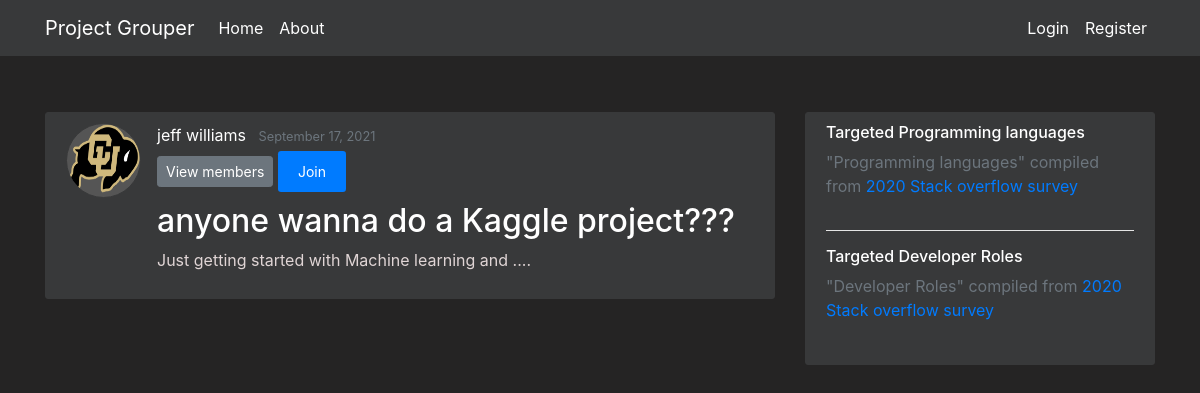
/projects/4, run on the app's committed database.
### flaskapp/models.py (models this page shows, shortened)
class Users(db.Model, UserMixin):
    __tablename__ = 'user'
    id = db.Column(db.Integer, primary_key=True, nullable=False)
    first_name = db.Column(db.String(20), nullable=False)
    last_name = db.Column(db.String(20), nullable=False)
    email = db.Column(db.String(50), unique=True, nullable=False)
    password = db.Column(db.String(20), nullable=False)
    profile_image = db.Column(db.String(20), nullable=False, default="Portrait_Placeholder.png")
    date_joined = db.Column(db.DateTime, nullable=False, default=datetime.utcnow)
    is_moderator = db.Column(db.Boolean, default=False, nullable=False)
    languages = db.relationship('Languages', secondary=UserLanguages, lazy='subquery', backref="get_users")
    careers = db.relationship('Careers', secondary=UserCareers, lazy='subquery', backref="get_users")

class Projects(db.Model):
    __tablename__ = 'project'
    id = db.Column(db.Integer, primary_key=True, nullable=False)
    name = db.Column(db.String(250), unique=True, nullable=False)
    desc = db.Column(db.String(500), unique=False, nullable=False)
    creation_timestamp = db.Column(db.DateTime, nullable=False, default=datetime.utcnow)
    start_date = db.Column(db.DateTime, nullable=True, default=datetime.utcnow)
    target_end_date = db.Column(db.DateTime, nullable=True, default=datetime.utcnow)
    owner_id = db.Column(db.Integer, db.ForeignKey('user.id'), nullable=False, default=1)
    owner = db.relationship("Users", foreign_keys=owner_id, backref="owned_projects", uselist=False)
    members = db.relationship('Users', secondary=UserProjects, lazy='subquery', backref="get_projects")
    languages = db.relationship('Languages', secondary=ProjectLanguages, lazy='subquery', backref="get_projects")
    careers = db.relationship('Careers', secondary=ProjectCareers, lazy='subquery', backref="get_projects")

### flaskapp/routes.py (the view)
@app.route("/projects/<int:project_id>")
def project(project_id):
    current_project = Projects.query.get_or_404(project_id)
    return render_template('project.html', title=current_project.name, current_project=current_project)

### flaskapp/templates/project.html (shortened to what this page needs)
{% extends "layout.html" %}
{% block content %}
    <article class="media content-section">
        <img class="rounded-circle article-img" src="{{ url_for('static', filename='profile_pics/' + current_project.owner.profile_image) }}">
        <div class="media-body">
            <div class="article-metadata">
                <a class="mr-2" href="#">{{ current_project.owner.first_name }} {{ current_project.owner.last_name }}</a>
                <small class="text-muted">{{ current_project.creation_timestamp.strftime('%B %d, %Y') }}</small>
                <div>
                    <button type="button" class="btn btn-secondary btn-sm mt-1 mb-1" data-toggle="modal" data-target="#viewProjectMembers">View members</button>
                {% if current_project.owner == current_user %}
                    <a class="btn btn-secondary btn-sm mt-1 mb-1" href="{{ url_for('update_project', project_id=current_project.id) }}">Update</a>
                    <button type="button" class="btn btn-danger btn-sm m-1" data-toggle="modal" data-target="#deleteModal">Delete</button>
                {% else %}
                    {% if current_user not in current_project.members  %}
                        <a class="btn btn-primary btn-sm mt-1 mb-1" href="{{ url_for('join_project', project_id=current_project.id) }}">Join</a>
                    {% else  %}
                        <a class="btn btn-danger btn-sm mt-1 mb-1" href="{{ url_for('leave_project', project_id=current_project.id) }}"> Leave </a>
                    {% endif %}
                {% endif %}
                </div>
            </div>
            <h2 class="article-title ">{{ current_project.name }}</h2>
            <p class="article-content">{{ current_project.desc }}</p>
        </div>
    </article>
        <body class=dark>
            </body>
        <body class=dark>
            </body>
{% endblock content %}
{% block sidebar %}
<div class="col-md-4">
    <div class="content-section">
      <h6>Targeted Programming languages</h6>
      <p class='text-muted'> "Programming languages" compiled from <a href="https://insights.stackoverflow.com/survey/2019#technology">2020 Stack overflow survey </a>
      </p>
      <hr color="white">
      <h6>Targeted Developer Roles</h6>
      <p class='text-muted'> "Developer Roles" compiled from <a href="https://insights.stackoverflow.com/survey/2020#developer-profile-developer-type-all-respondents">2020 Stack overflow survey </a>
      </p>
    </div>
</div>
{% endblock sidebar %}

### flaskapp/static/main.css (style rules this page uses)
.btn-primary { border: none; color: #ffffff; padding: 10px 20px; cursor: pointer; }
body { background: #252424; color: #e0d5d5; margin-top: 7rem; }
h1, h2, h3, h4, h5, h6 { color: #ffffff; }
.mr-2 { color: #ffffff; }
.content-section { background: #38393a; padding: 10px 20px; border: 1px solid #38393a; border-radius: 3px; margin-bottom: 20px; }
.article-title { color: #ffffff; }
.article-content { white-space: pre-line; }
.article-img { height: 75px; width: 75px; margin-right: 16px; border: 1px solid #38393a; background:#555555; }
.article-metadata { padding-bottom: 1px; margin-bottom: 4px; border-bottom: 1px solid #38393a; }

### data on the page
Users: profile_image (picture), owner.first_name "jeff", owner.last_name "williams"
Projects: creation_timestamp "September 17, 2021", name "anyone wanna do a Kaggle project???", desc "Just getting started with Machine learning and ...."
